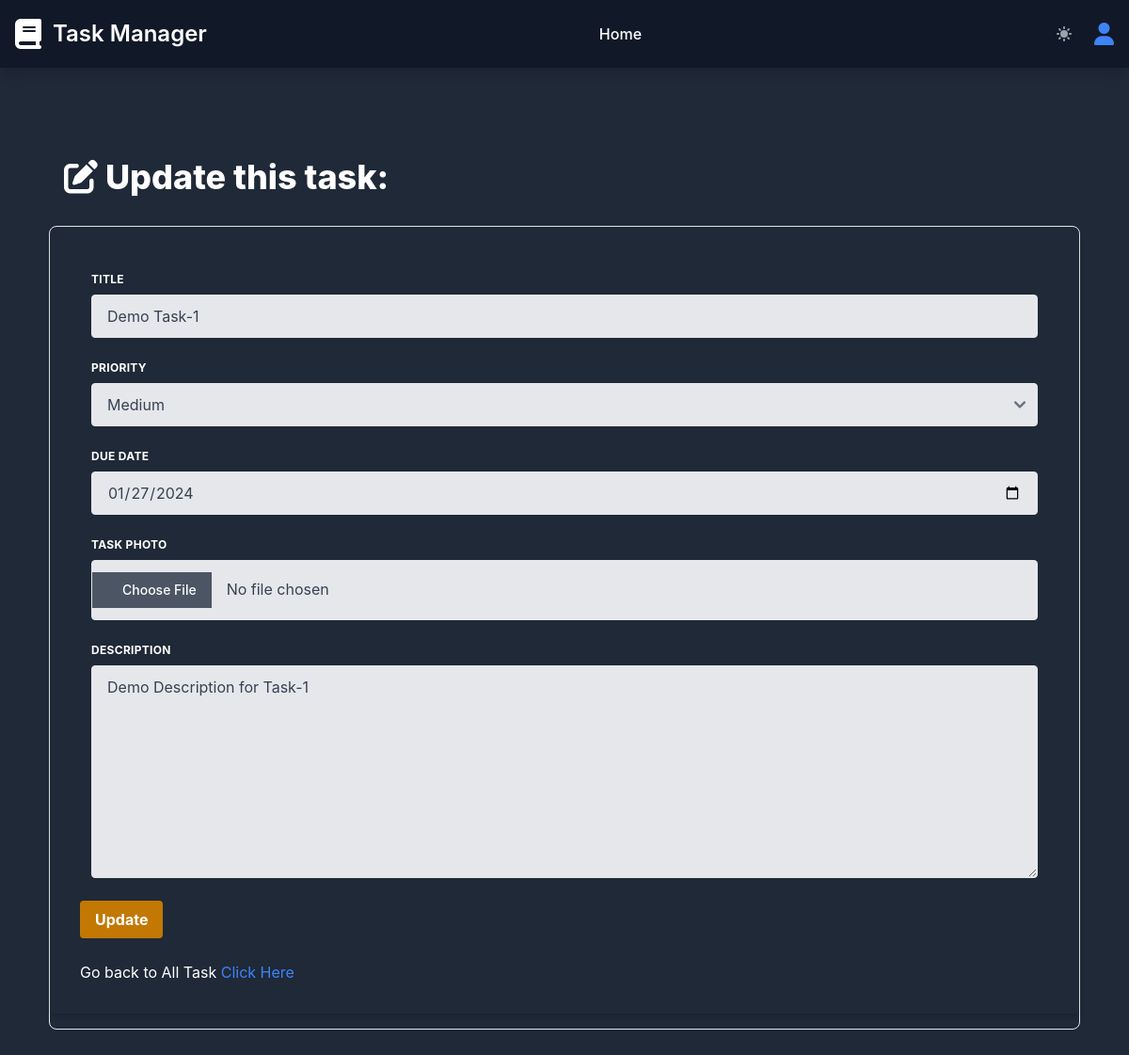
The page /task/edit_task/demo-task-1/ on the database its author committed.
### task/models.py (models this page shows, shortened)
class Task(TimeStamp):
    title = models.CharField(max_length=255)
    slug = models.SlugField(unique=True)
    description = models.TextField()
    priority = models.CharField(max_length=10, choices=PRIORITY_CHOICES)
    due_date = models.DateField(null=True, blank=True)
    is_completed = models.BooleanField(default=False)
    completed_by = models.ForeignKey(User, related_name='task',default=None,null=True, on_delete=models.SET_NULL)

### task/views.py (the view, shortened to what this page needs)
# urls.py: path('edit_task/<str:slug>/', TaskEditView.as_view(), name='edit_task'),
class TaskEditView(UpdateView):
    template_name = 'task/edit_task.html'
    model = Task
    form_class = AddTaskForm
    slug_field = 'slug'
    slug_url_kwarg = 'slug'
    success_url = reverse_lazy('homepage')
    def get_context_data(self, **kwargs):
        context = super().get_context_data(**kwargs)
        context['type'] = 'Edit Task'
        return context

### task/forms.py (shortened to what this page needs)
class AddTaskForm(forms.ModelForm):
    task_photo = forms.ImageField(required=False)
    due_date = forms.DateField(widget=forms.DateInput(attrs={'type':'date'}))
    class Meta:
        model = Task
        exclude = ['completed_by','is_completed', 'slug']
    def __init__(self, *args, **kwargs):
        super().__init__(*args, **kwargs)
        self.fields['task_photo'].widget.attrs.update({
            'class': 'bg-gray-200',
            'required': False
        })
        for field in self.fields:
            if field != 'image':
                self.fields[field].widget.attrs.update({
                'class': (
                    'appearance-none block w-full bg-gray-200 '
                    'text-gray-700 border border-gray-200 rounded '
                    'py-3 px-4 leading-tight focus:outline-none '
                    'focus:bg-white focus:border-gray-500'
                ),
                'required': False
            })

### task/templates/task/edit_task.html (shortened to what this page needs)
{% extends "core/base.html" %} {% block title %}Edit Task{% endblock title %}
{%block content %}
<div class="flex justify-center">
    <div class="w-full md:w-3/4 lg:w-1/2 xl:w-1/3">
        <div class="px-3 rounded-xl">
            <div class="p-4 mb-4 text-white rounded-lg text-4xl font-extrabold bg-slate-700">
                <i class="fas fa-edit"></i>
                Update this task:
            </div>
            <div class="w-full border rounded-lg">
                <form method="POST" class="shadow-md rounded px-8 pt-6 pb-8 mb-4" enctype="multipart/form-data" novalidate>
                    <div class="w-full md:w-1/2 px-3 my-6">
                        <label class="block uppercase tracking-wide text-white text-xs font-bold mb-2" for="{{ form.title.id_for_label }}">
                            {{ form.title.label }}
                        </label> {{ form.title }}
                    </div>
                    <div class="w-full md:w-1/2 px-3 my-6">
                        <label class="block uppercase tracking-wide text-white text-xs font-bold mb-2" for="{{ form.priority.id_for_label }}">
                            {{ form.priority.label }}
                        </label> {{ form.priority }}
                    </div>
                    <div class="w-full md:w-1/2 px-3 my-6">
                        <label class="block uppercase tracking-wide text-white text-xs font-bold mb-2" for="{{ form.due_date.id_for_label }}">
                            {{ form.due_date.label }}
                        </label> {{ form.due_date }}
                    </div>
                    <div class="w-full md:w-1/2 px-3 my-6">
                        <label class="block uppercase tracking-wide text-white text-xs font-bold mb-2" for="{{ form.task_photo.id_for_label }}">
                            {{ form.task_photo.label }}
                        </label> {{ form.task_photo }}
                    </div>
                    <div class="w-full md:w-1/2 px-3 my-6">
                        <label class="block uppercase tracking-wide text-white text-xs font-bold mb-2" for="{{ form.description.id_for_label }}">
                            {{ form.description.label }}
                        </label> {{ form.description }}
                    </div>
                    <div class="flex flex-col items-start justify-between">
                        <button class="bg-yellow-500 hover:bg-yellow-800 text-white font-bold py-2 px-4 rounded focus:outline-none focus:shadow-outline" type="submit">
                            Update
                        </button>
                        <br>
                        <p class="text-white">Go back to All Task <a href="{% url "homepage" %}" class="text-blue-500">Click Here</a></p>
                    </div>
                </form>
            </div>
        </div>
    </div>
</div>
{% endblock content %}

### rows shown on the page
Task: title "Demo Task-1", priority "Medium", due_date "01/27/2024", description "Demo Description for Task-1"
